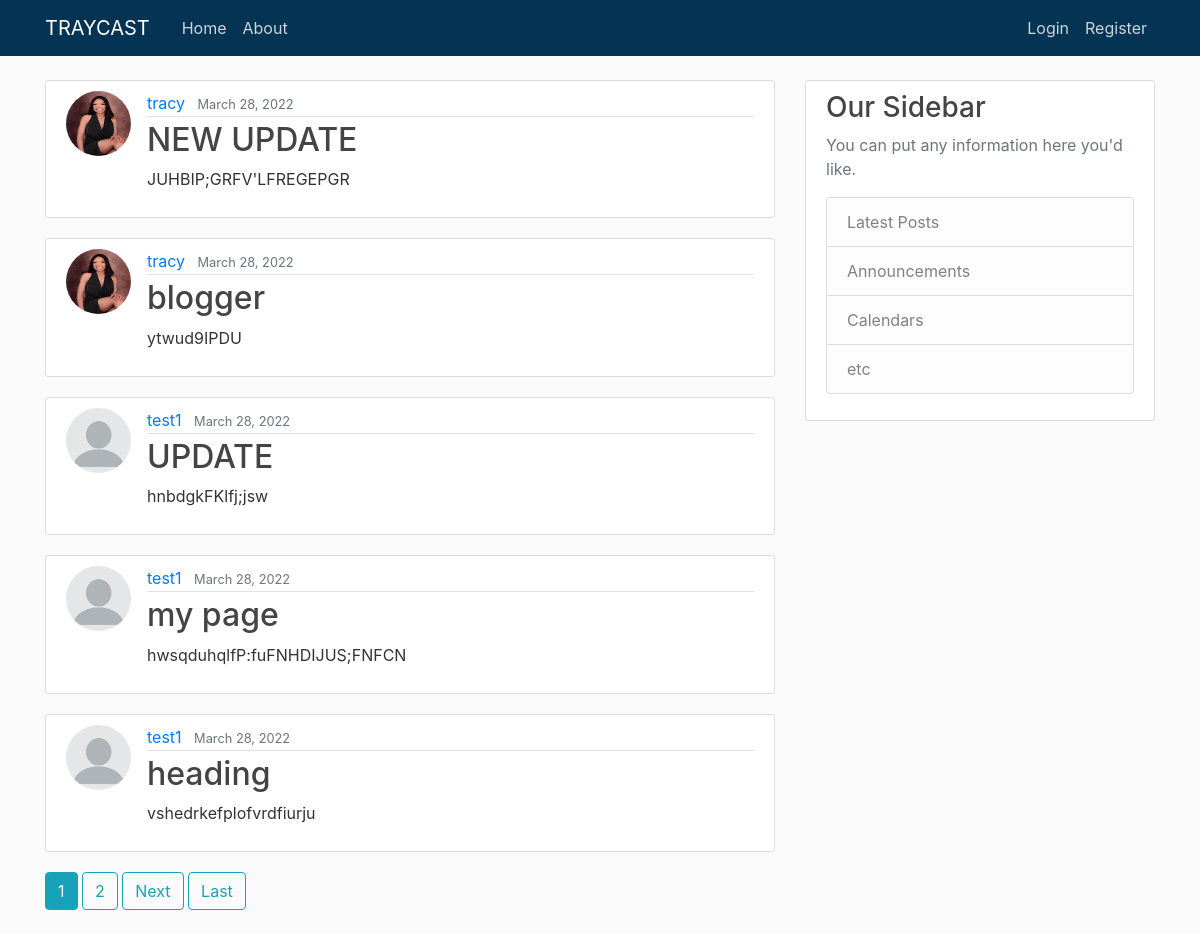
The page / on the database its author committed.
### blog/models.py (models this page shows, shortened)
class Post(models.Model):
    title = models.CharField (max_length = 100)
    content = models.TextField()
    date_posted = models.DateTimeField(default = timezone.now)
    author = models.ForeignKey(User,on_delete =models.CASCADE)

### Users/models.py (models this page shows, shortened)
class Profile(models.Model):
    user =models.OneToOneField(User, on_delete=models.CASCADE)
    image =models.ImageField(default='default.jpg', upload_to='profile_pics')

### blog/views.py (the view)
# urls.py: path('', PostListView.as_view(), name='blog-home'),
class PostListView(ListView):
    model = Post
    template_name = 'blog/home.html'
    context_object_name ='posts'
    ordering = ['-date_posted']
    paginate_by = 5

### blog/templates/blog/home.html (shortened to what this page needs)
{% extends 'blog/base.html' %}
{% block content %}
     {% for post in posts %}
      <article class="media content-section">
       <img class ='rounded-circle article-img' src ='{{ post.author.profile.image.url }}'>
         <div class="media-body">
          <div class="article-metadata">
            <a class="mr-2" href="{% url 'user-posts' post.author.username %}">{{ post.author }}</a>
            <small class="text-muted">{{ post.date_posted|date:"F d, Y" }}</small>
          </div>
          <h2><a class="article-title" href="{% url 'post-detail' post.id %}">{{ post.title }}</a></h2>
          <p class="article-content">{{ post.content }}</p>
        </div>
      </article>
{% endfor %}
  {% if is_paginated %}
    {% for num in page_obj.paginator.page_range %}
       {% if page_obj.number == num %}
        <a class='btn btn-info mb-4' href='?page = {{ num }}'> {{ num }} </a>
       {% elif num > page_obj.number|add:'-2' and num < page_obj.number|add:'2' %}
        <a class='btn btn-outline-info mb-4' href="?page = {{ num }}"> {{ num }} </a>
       {% endif %}
     {% endfor %}
     {% if page_obj.has_next %}
      <a class='btn btn-outline-info mb-4' href="?page={{ page_obj.next_page_number }}"> Next </a>
      <a class='btn btn-outline-info mb-4' href="?page={{ page_obj.paginator.num_pages }}"> Last </a>
     {% endif %}
  {% endif%}
{% endblock content %}

### blog/static/blog/main.css (style rules this page uses)
body { background: #fafafa; color: #333333; margin-top: 5rem; }
h1, h2, h3, h4, h5, h6 { color: #444444; }
.content-section { background: #ffffff; padding: 10px 20px; border: 1px solid #dddddd; border-radius: 3px; margin-bottom: 20px; }
.article-title { color: #444444; }
.article-content { white-space: pre-line; }
.article-img { height: 65px; width: 65px; margin-right: 16px; }
.article-metadata { padding-bottom: 1px; margin-bottom: 4px; border-bottom: 1px solid #e3e3e3 }

### rows shown on the page
Post: author.profile.image (picture), author "tracy", date_posted "March 28, 2022", title "NEW UPDATE", content "JUHBIP;GRFV'LFREGEPGR"
Post: author.profile.image (picture), author "tracy", date_posted "March 28, 2022", title "blogger", content "ytwud9IPDU"
Post: author.profile.image (placeholder picture), author "test1", date_posted "March 28, 2022", title "UPDATE", content "hnbdgkFKlfj;jsw"
Post: author.profile.image (placeholder picture), author "test1", date_posted "March 28, 2022", title "my page", content "hwsqduhqlfP:fuFNHDIJUS;FNFCN"
Post: author.profile.image (placeholder picture), author "test1", date_posted "March 28, 2022", title "heading", content "vshedrkefplofvrdfiurju"

### other values the page prints
{{ num }} "1"
{{ num }} "2"
